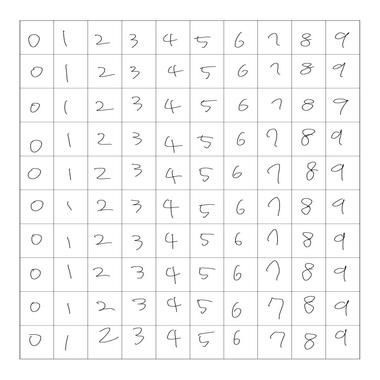
#> input picture 전민재/data/resize/MNIST1resized.jpg, 380 x 380 px
$ jupyter execute ImageCuttingAndLabelingModule.ipynb
#> lines starting #> are read from the running program, lines starting #| are printed output that depends on the picture
[cell 1]
#pip install opencv-python

[cell 2]
#imageresizemodule로 만들어진 파일들이 준비되어있어야한다.
#완성된 image cutting and 파일로 labeling
#모든 파일 숫자별로 10개씩 쪼개고 파일 별 label

import os
from PIL import Image


#현재 디렉토리 위치 출력
print(os.getcwd() )

#실행시 디렉토리 위치는 실행파일있는 곳으로 하자.


#resized된 파일이 있는곳으로 이동
os.chdir('./data/resize/')


#디렉토리에 있는 파일 출력
print(os.listdir())
files=os.listdir()

#파일에 접근 시작
for idx, file in enumerate(files):
    fname, ext = os.path.splitext(file)

    #디렉토리에있는 파일중 jpg,png파일만 읽어들임
    if ext in ['.jpg','.png']:
        path=os.getcwd()
        print(path,file)
        im = Image.open(file)
#> im is the input picture: PIL image 380x380 RGB; min 21, max 255, mean 247

        for i in range(10):
            #해당 Label파일에 cutting된 사진 저장
            os.chdir(f"./{i}")

            for j in range(10):
                #(x,y,x+width,y+height)
                crop_image = im.crop((20+i*34, 20+j*34, 54+i*34 , 54+j*34))

                #승종님이 binary작업 후 resize 할 것
                #crop_image = crop_image.resize((28, 28),Image.LANCZOS)

                #gray 변환도 승종님이 binary작업하면서 할 것
                #crop_image=crop_image.convert('L')

                #
                crop_image.save('Img' + str(idx)+'_'+str(i)+'_'+ str(j) + '.jpg')
                print('Img' + str(idx)+'_'+str(i)+'_'+ str(j) + '.jpg저장')

            #모두 잘라낸뒤 resize파일로 돌아가기
            os.chdir("../")
#> this loop made 10 passes
#> pass 1, `crop_image.save('Img' + str(idx)+'_'+str(i)+'_'+ str(j) + '.jpg')`:
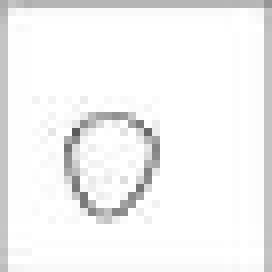
#> saved as Img0_0_0.jpg: PIL image 34x34 RGB (shown 8 times larger); min 90, max 255, mean 243.5
#> pass 1, `crop_image.save('Img' + str(idx)+'_'+str(i)+'_'+ str(j) + '.jpg')`:
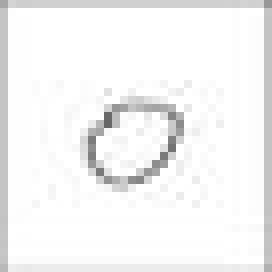
#> saved as Img0_0_1.jpg: PIL image 34x34 RGB (shown 8 times larger); min 103, max 255, mean 244.3
#> pass 1, `crop_image.save('Img' + str(idx)+'_'+str(i)+'_'+ str(j) + '.jpg')`:
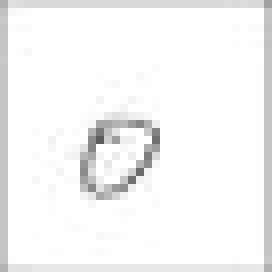
#> saved as Img0_0_2.jpg: PIL image 34x34 RGB (shown 8 times larger); min 93, max 255, mean 245
#> pass 1, `crop_image.save('Img' + str(idx)+'_'+str(i)+'_'+ str(j) + '.jpg')`:
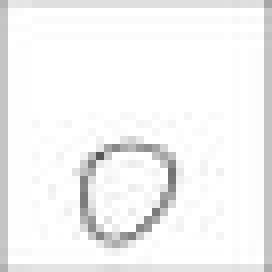
#> saved as Img0_0_3.jpg: PIL image 34x34 RGB (shown 8 times larger); min 87, max 255, mean 244
#> after the loop:
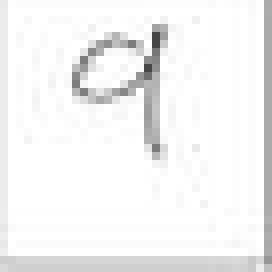
#> crop_image: PIL image 34x34 RGB (shown 8 times larger); min 69, max 255, mean 243

# 실행이 끝나면 resize파일이다.
#다시 기본디렉토리로 이동
os.chdir("../")
os.chdir("../")
